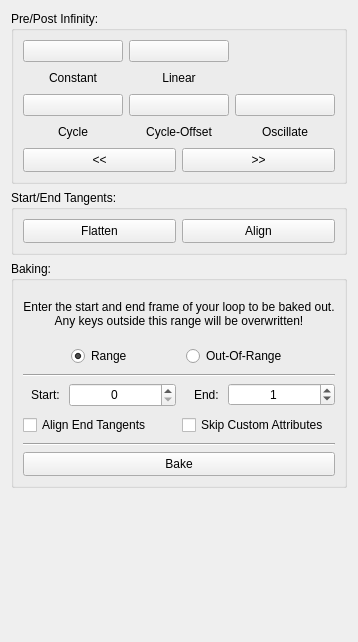
<?xml version="1.0" encoding="UTF-8"?>
<ui version="4.0">
 <class>QLoopTab</class>
 <widget class="QWidget" name="QLoopTab">
  <property name="geometry">
   <rect>
    <x>0</x>
    <y>0</y>
    <width>350</width>
    <height>642</height>
   </rect>
  </property>
  <property name="windowTitle">
   <string>Form</string>
  </property>
  <layout class="QVBoxLayout" name="verticalLayout">
   <item>
    <widget class="QGroupBox" name="infinityTypeGroupBox">
     <property name="title">
      <string>Pre/Post Infinity:</string>
     </property>
     <layout class="QGridLayout" name="gridLayout">
      <item row="2" column="0" colspan="3">
       <widget class="QWidget" name="infinityWidget" native="true">
        <layout class="QHBoxLayout" name="horizontalLayout_3">
         <property name="leftMargin">
          <number>0</number>
         </property>
         <property name="topMargin">
          <number>0</number>
         </property>
         <property name="rightMargin">
          <number>0</number>
         </property>
         <property name="bottomMargin">
          <number>0</number>
         </property>
         <item>
          <widget class="QPushButton" name="preInfinityPushButton">
           <property name="sizePolicy">
            <sizepolicy hsizetype="Expanding" vsizetype="Fixed">
             <horstretch>0</horstretch>
             <verstretch>0</verstretch>
            </sizepolicy>
           </property>
           <property name="minimumSize">
            <size>
             <width>0</width>
             <height>24</height>
            </size>
           </property>
           <property name="maximumSize">
            <size>
             <width>16777215</width>
             <height>24</height>
            </size>
           </property>
           <property name="focusPolicy">
            <enum>Qt::ClickFocus</enum>
           </property>
           <property name="toolTip">
            <string>Updates the pre-infinity type on the selected nodes.</string>
           </property>
           <property name="text">
            <string>&lt;&lt;</string>
           </property>
          </widget>
         </item>
         <item>
          <widget class="QPushButton" name="postInfinityPushButton">
           <property name="sizePolicy">
            <sizepolicy hsizetype="Expanding" vsizetype="Fixed">
             <horstretch>0</horstretch>
             <verstretch>0</verstretch>
            </sizepolicy>
           </property>
           <property name="minimumSize">
            <size>
             <width>0</width>
             <height>24</height>
            </size>
           </property>
           <property name="maximumSize">
            <size>
             <width>16777215</width>
             <height>24</height>
            </size>
           </property>
           <property name="focusPolicy">
            <enum>Qt::ClickFocus</enum>
           </property>
           <property name="toolTip">
            <string>Updates the post-infinity type on the selected nodes.</string>
           </property>
           <property name="text">
            <string>&gt;&gt;</string>
           </property>
          </widget>
         </item>
        </layout>
       </widget>
      </item>
      <item row="1" column="1">
       <widget class="QWidget" name="cycleOffsetWidget" native="true">
        <layout class="QVBoxLayout" name="verticalLayout_5">
         <property name="leftMargin">
          <number>0</number>
         </property>
         <property name="topMargin">
          <number>0</number>
         </property>
         <property name="rightMargin">
          <number>0</number>
         </property>
         <property name="bottomMargin">
          <number>0</number>
         </property>
         <item>
          <widget class="QPushButton" name="cycleOffsetPushButton">
           <property name="focusPolicy">
            <enum>Qt::ClickFocus</enum>
           </property>
           <property name="text">
            <string/>
           </property>
           <property name="icon">
            <iconset resource="../resources.qrc">
             <normaloff>:/ezposer/icons/ort_cycle_offset.png</normaloff>:/ezposer/icons/ort_cycle_offset.png</iconset>
           </property>
           <property name="iconSize">
            <size>
             <width>50</width>
             <height>31</height>
            </size>
           </property>
           <property name="checkable">
            <bool>true</bool>
           </property>
          </widget>
         </item>
         <item>
          <widget class="QLabel" name="cycleOffsetLabel">
           <property name="sizePolicy">
            <sizepolicy hsizetype="Preferred" vsizetype="Fixed">
             <horstretch>0</horstretch>
             <verstretch>0</verstretch>
            </sizepolicy>
           </property>
           <property name="minimumSize">
            <size>
             <width>0</width>
             <height>20</height>
            </size>
           </property>
           <property name="maximumSize">
            <size>
             <width>16777215</width>
             <height>20</height>
            </size>
           </property>
           <property name="text">
            <string>Cycle-Offset</string>
           </property>
           <property name="alignment">
            <set>Qt::AlignCenter</set>
           </property>
          </widget>
         </item>
        </layout>
       </widget>
      </item>
      <item row="1" column="2">
       <widget class="QWidget" name="oscillateWidget" native="true">
        <layout class="QVBoxLayout" name="verticalLayout_6">
         <property name="leftMargin">
          <number>0</number>
         </property>
         <property name="topMargin">
          <number>0</number>
         </property>
         <property name="rightMargin">
          <number>0</number>
         </property>
         <property name="bottomMargin">
          <number>0</number>
         </property>
         <item>
          <widget class="QPushButton" name="oscillatePushButton">
           <property name="focusPolicy">
            <enum>Qt::ClickFocus</enum>
           </property>
           <property name="text">
            <string/>
           </property>
           <property name="icon">
            <iconset resource="../resources.qrc">
             <normaloff>:/ezposer/icons/ort_oscilate.png</normaloff>:/ezposer/icons/ort_oscilate.png</iconset>
           </property>
           <property name="iconSize">
            <size>
             <width>50</width>
             <height>31</height>
            </size>
           </property>
           <property name="checkable">
            <bool>true</bool>
           </property>
          </widget>
         </item>
         <item>
          <widget class="QLabel" name="oscillateLabel">
           <property name="sizePolicy">
            <sizepolicy hsizetype="Preferred" vsizetype="Fixed">
             <horstretch>0</horstretch>
             <verstretch>0</verstretch>
            </sizepolicy>
           </property>
           <property name="minimumSize">
            <size>
             <width>0</width>
             <height>20</height>
            </size>
           </property>
           <property name="maximumSize">
            <size>
             <width>16777215</width>
             <height>20</height>
            </size>
           </property>
           <property name="text">
            <string>Oscillate</string>
           </property>
           <property name="alignment">
            <set>Qt::AlignCenter</set>
           </property>
          </widget>
         </item>
        </layout>
       </widget>
      </item>
      <item row="1" column="0">
       <widget class="QWidget" name="cycleWidget" native="true">
        <layout class="QVBoxLayout" name="verticalLayout_4">
         <property name="leftMargin">
          <number>0</number>
         </property>
         <property name="topMargin">
          <number>0</number>
         </property>
         <property name="rightMargin">
          <number>0</number>
         </property>
         <property name="bottomMargin">
          <number>0</number>
         </property>
         <item>
          <widget class="QPushButton" name="cyclePushButton">
           <property name="focusPolicy">
            <enum>Qt::ClickFocus</enum>
           </property>
           <property name="text">
            <string/>
           </property>
           <property name="icon">
            <iconset resource="../resources.qrc">
             <normaloff>:/ezposer/icons/ort_cycle.png</normaloff>:/ezposer/icons/ort_cycle.png</iconset>
           </property>
           <property name="iconSize">
            <size>
             <width>50</width>
             <height>31</height>
            </size>
           </property>
           <property name="checkable">
            <bool>true</bool>
           </property>
           <property name="checked">
            <bool>false</bool>
           </property>
          </widget>
         </item>
         <item>
          <widget class="QLabel" name="cycleLabel">
           <property name="sizePolicy">
            <sizepolicy hsizetype="Preferred" vsizetype="Fixed">
             <horstretch>0</horstretch>
             <verstretch>0</verstretch>
            </sizepolicy>
           </property>
           <property name="minimumSize">
            <size>
             <width>0</width>
             <height>20</height>
            </size>
           </property>
           <property name="maximumSize">
            <size>
             <width>16777215</width>
             <height>20</height>
            </size>
           </property>
           <property name="text">
            <string>Cycle</string>
           </property>
           <property name="alignment">
            <set>Qt::AlignCenter</set>
           </property>
          </widget>
         </item>
        </layout>
       </widget>
      </item>
      <item row="0" column="2">
       <widget class="QWidget" name="placeholderWidget" native="true"/>
      </item>
      <item row="0" column="0">
       <widget class="QWidget" name="constantWidget" native="true">
        <layout class="QVBoxLayout" name="verticalLayout_2">
         <property name="leftMargin">
          <number>0</number>
         </property>
         <property name="topMargin">
          <number>0</number>
         </property>
         <property name="rightMargin">
          <number>0</number>
         </property>
         <property name="bottomMargin">
          <number>0</number>
         </property>
         <item>
          <widget class="QPushButton" name="constantPushButton">
           <property name="focusPolicy">
            <enum>Qt::ClickFocus</enum>
           </property>
           <property name="text">
            <string/>
           </property>
           <property name="icon">
            <iconset resource="../resources.qrc">
             <normaloff>:/ezposer/icons/ort_constant.png</normaloff>:/ezposer/icons/ort_constant.png</iconset>
           </property>
           <property name="iconSize">
            <size>
             <width>50</width>
             <height>31</height>
            </size>
           </property>
           <property name="checkable">
            <bool>true</bool>
           </property>
           <property name="checked">
            <bool>false</bool>
           </property>
           <property name="flat">
            <bool>false</bool>
           </property>
          </widget>
         </item>
         <item>
          <widget class="QLabel" name="constantLabel">
           <property name="sizePolicy">
            <sizepolicy hsizetype="Preferred" vsizetype="Fixed">
             <horstretch>0</horstretch>
             <verstretch>0</verstretch>
            </sizepolicy>
           </property>
           <property name="minimumSize">
            <size>
             <width>0</width>
             <height>20</height>
            </size>
           </property>
           <property name="maximumSize">
            <size>
             <width>16777215</width>
             <height>20</height>
            </size>
           </property>
           <property name="text">
            <string>Constant</string>
           </property>
           <property name="alignment">
            <set>Qt::AlignCenter</set>
           </property>
          </widget>
         </item>
        </layout>
       </widget>
      </item>
      <item row="0" column="1">
       <widget class="QWidget" name="linearWidget" native="true">
        <layout class="QVBoxLayout" name="verticalLayout_3">
         <property name="leftMargin">
          <number>0</number>
         </property>
         <property name="topMargin">
          <number>0</number>
         </property>
         <property name="rightMargin">
          <number>0</number>
         </property>
         <property name="bottomMargin">
          <number>0</number>
         </property>
         <item>
          <widget class="QPushButton" name="linearPushButton">
           <property name="focusPolicy">
            <enum>Qt::ClickFocus</enum>
           </property>
           <property name="text">
            <string/>
           </property>
           <property name="icon">
            <iconset resource="../resources.qrc">
             <normaloff>:/ezposer/icons/ort_linear.png</normaloff>:/ezposer/icons/ort_linear.png</iconset>
           </property>
           <property name="iconSize">
            <size>
             <width>50</width>
             <height>31</height>
            </size>
           </property>
           <property name="checkable">
            <bool>true</bool>
           </property>
          </widget>
         </item>
         <item>
          <widget class="QLabel" name="linearLabel">
           <property name="sizePolicy">
            <sizepolicy hsizetype="Preferred" vsizetype="Fixed">
             <horstretch>0</horstretch>
             <verstretch>0</verstretch>
            </sizepolicy>
           </property>
           <property name="minimumSize">
            <size>
             <width>0</width>
             <height>20</height>
            </size>
           </property>
           <property name="maximumSize">
            <size>
             <width>16777215</width>
             <height>20</height>
            </size>
           </property>
           <property name="text">
            <string>Linear</string>
           </property>
           <property name="alignment">
            <set>Qt::AlignCenter</set>
           </property>
          </widget>
         </item>
        </layout>
       </widget>
      </item>
     </layout>
    </widget>
   </item>
   <item>
    <widget class="QGroupBox" name="tangentsGroupBox">
     <property name="title">
      <string>Start/End Tangents:</string>
     </property>
     <layout class="QHBoxLayout" name="horizontalLayout_4">
      <item>
       <widget class="QPushButton" name="flattenTangentsPushButton">
        <property name="sizePolicy">
         <sizepolicy hsizetype="Expanding" vsizetype="Fixed">
          <horstretch>0</horstretch>
          <verstretch>0</verstretch>
         </sizepolicy>
        </property>
        <property name="minimumSize">
         <size>
          <width>0</width>
          <height>24</height>
         </size>
        </property>
        <property name="maximumSize">
         <size>
          <width>16777215</width>
          <height>24</height>
         </size>
        </property>
        <property name="focusPolicy">
         <enum>Qt::ClickFocus</enum>
        </property>
        <property name="toolTip">
         <string>Sets the start and end tangent types to auto.</string>
        </property>
        <property name="text">
         <string>Flatten</string>
        </property>
       </widget>
      </item>
      <item>
       <widget class="QPushButton" name="alignTangentsPushButton">
        <property name="sizePolicy">
         <sizepolicy hsizetype="Expanding" vsizetype="Fixed">
          <horstretch>0</horstretch>
          <verstretch>0</verstretch>
         </sizepolicy>
        </property>
        <property name="minimumSize">
         <size>
          <width>0</width>
          <height>24</height>
         </size>
        </property>
        <property name="maximumSize">
         <size>
          <width>16777215</width>
          <height>24</height>
         </size>
        </property>
        <property name="focusPolicy">
         <enum>Qt::ClickFocus</enum>
        </property>
        <property name="toolTip">
         <string>Copies the start tangent and pastes it onto the end tangent.</string>
        </property>
        <property name="text">
         <string>Align</string>
        </property>
       </widget>
      </item>
     </layout>
    </widget>
   </item>
   <item>
    <widget class="QGroupBox" name="bakeGroupBox">
     <property name="title">
      <string>Baking:</string>
     </property>
     <layout class="QGridLayout" name="gridLayout_2">
      <item row="6" column="1" colspan="2">
       <widget class="Line" name="line">
        <property name="orientation">
         <enum>Qt::Horizontal</enum>
        </property>
       </widget>
      </item>
      <item row="5" column="1">
       <widget class="QCheckBox" name="alignEndTangentsCheckBox">
        <property name="sizePolicy">
         <sizepolicy hsizetype="Expanding" vsizetype="Fixed">
          <horstretch>0</horstretch>
          <verstretch>0</verstretch>
         </sizepolicy>
        </property>
        <property name="minimumSize">
         <size>
          <width>0</width>
          <height>24</height>
         </size>
        </property>
        <property name="maximumSize">
         <size>
          <width>16777215</width>
          <height>24</height>
         </size>
        </property>
        <property name="toolTip">
         <string>Replaces the last keyframe with the first.</string>
        </property>
        <property name="layoutDirection">
         <enum>Qt::LeftToRight</enum>
        </property>
        <property name="text">
         <string>Align End Tangents</string>
        </property>
       </widget>
      </item>
      <item row="2" column="1" colspan="2">
       <widget class="Line" name="line_3">
        <property name="orientation">
         <enum>Qt::Horizontal</enum>
        </property>
       </widget>
      </item>
      <item row="5" column="2">
       <widget class="QCheckBox" name="skipCustomAttributesCheckBox">
        <property name="sizePolicy">
         <sizepolicy hsizetype="Expanding" vsizetype="Fixed">
          <horstretch>0</horstretch>
          <verstretch>0</verstretch>
         </sizepolicy>
        </property>
        <property name="minimumSize">
         <size>
          <width>0</width>
          <height>24</height>
         </size>
        </property>
        <property name="maximumSize">
         <size>
          <width>16777215</width>
          <height>24</height>
         </size>
        </property>
        <property name="toolTip">
         <string>Ignores any custom attributes when baking.</string>
        </property>
        <property name="text">
         <string>Skip Custom Attributes</string>
        </property>
       </widget>
      </item>
      <item row="1" column="1" colspan="2">
       <widget class="QWidget" name="bakeTypeWidget" native="true">
        <property name="sizePolicy">
         <sizepolicy hsizetype="Expanding" vsizetype="Fixed">
          <horstretch>0</horstretch>
          <verstretch>0</verstretch>
         </sizepolicy>
        </property>
        <property name="minimumSize">
         <size>
          <width>0</width>
          <height>24</height>
         </size>
        </property>
        <property name="maximumSize">
         <size>
          <width>16777215</width>
          <height>24</height>
         </size>
        </property>
        <layout class="QHBoxLayout" name="horizontalLayout_5">
         <property name="leftMargin">
          <number>0</number>
         </property>
         <property name="topMargin">
          <number>0</number>
         </property>
         <property name="rightMargin">
          <number>0</number>
         </property>
         <property name="bottomMargin">
          <number>0</number>
         </property>
         <item>
          <spacer name="horizontalSpacer">
           <property name="orientation">
            <enum>Qt::Horizontal</enum>
           </property>
           <property name="sizeHint" stdset="0">
            <size>
             <width>40</width>
             <height>20</height>
            </size>
           </property>
          </spacer>
         </item>
         <item>
          <widget class="QRadioButton" name="bakeRangeRadioButton">
           <property name="sizePolicy">
            <sizepolicy hsizetype="Expanding" vsizetype="Preferred">
             <horstretch>0</horstretch>
             <verstretch>0</verstretch>
            </sizepolicy>
           </property>
           <property name="text">
            <string>Range</string>
           </property>
           <property name="checked">
            <bool>true</bool>
           </property>
          </widget>
         </item>
         <item>
          <spacer name="horizontalSpacer_3">
           <property name="orientation">
            <enum>Qt::Horizontal</enum>
           </property>
           <property name="sizeHint" stdset="0">
            <size>
             <width>40</width>
             <height>20</height>
            </size>
           </property>
          </spacer>
         </item>
         <item>
          <widget class="QRadioButton" name="bakeOutOfRangeRadioButton">
           <property name="sizePolicy">
            <sizepolicy hsizetype="Expanding" vsizetype="Preferred">
             <horstretch>0</horstretch>
             <verstretch>0</verstretch>
            </sizepolicy>
           </property>
           <property name="text">
            <string>Out-Of-Range</string>
           </property>
          </widget>
         </item>
         <item>
          <spacer name="horizontalSpacer_2">
           <property name="orientation">
            <enum>Qt::Horizontal</enum>
           </property>
           <property name="sizeHint" stdset="0">
            <size>
             <width>40</width>
             <height>20</height>
            </size>
           </property>
          </spacer>
         </item>
        </layout>
       </widget>
      </item>
      <item row="4" column="1">
       <widget class="QWidget" name="startTimeWidget" native="true">
        <property name="sizePolicy">
         <sizepolicy hsizetype="Expanding" vsizetype="Fixed">
          <horstretch>0</horstretch>
          <verstretch>0</verstretch>
         </sizepolicy>
        </property>
        <property name="minimumSize">
         <size>
          <width>0</width>
          <height>24</height>
         </size>
        </property>
        <property name="maximumSize">
         <size>
          <width>16777215</width>
          <height>24</height>
         </size>
        </property>
        <layout class="QHBoxLayout" name="horizontalLayout">
         <property name="leftMargin">
          <number>0</number>
         </property>
         <property name="topMargin">
          <number>0</number>
         </property>
         <property name="rightMargin">
          <number>0</number>
         </property>
         <property name="bottomMargin">
          <number>0</number>
         </property>
         <item>
          <widget class="QLabel" name="startTimeLabel">
           <property name="sizePolicy">
            <sizepolicy hsizetype="Fixed" vsizetype="Preferred">
             <horstretch>0</horstretch>
             <verstretch>0</verstretch>
            </sizepolicy>
           </property>
           <property name="minimumSize">
            <size>
             <width>40</width>
             <height>0</height>
            </size>
           </property>
           <property name="maximumSize">
            <size>
             <width>40</width>
             <height>16777215</height>
            </size>
           </property>
           <property name="text">
            <string>Start: </string>
           </property>
           <property name="alignment">
            <set>Qt::AlignRight|Qt::AlignTrailing|Qt::AlignVCenter</set>
           </property>
          </widget>
         </item>
         <item>
          <widget class="QTimeSpinBox" name="startTimeSpinBox">
           <property name="enabled">
            <bool>true</bool>
           </property>
           <property name="sizePolicy">
            <sizepolicy hsizetype="Expanding" vsizetype="Preferred">
             <horstretch>0</horstretch>
             <verstretch>0</verstretch>
            </sizepolicy>
           </property>
           <property name="focusPolicy">
            <enum>Qt::StrongFocus</enum>
           </property>
           <property name="toolTip">
            <string>Specifies the start frame to bake from.</string>
           </property>
           <property name="alignment">
            <set>Qt::AlignCenter</set>
           </property>
           <property name="prefix">
            <string/>
           </property>
           <property name="maximum">
            <number>9999</number>
           </property>
           <property name="value">
            <number>0</number>
           </property>
          </widget>
         </item>
        </layout>
       </widget>
      </item>
      <item row="0" column="1" colspan="2">
       <widget class="QLabel" name="bakeLabel">
        <property name="sizePolicy">
         <sizepolicy hsizetype="Expanding" vsizetype="Fixed">
          <horstretch>0</horstretch>
          <verstretch>0</verstretch>
         </sizepolicy>
        </property>
        <property name="minimumSize">
         <size>
          <width>0</width>
          <height>48</height>
         </size>
        </property>
        <property name="maximumSize">
         <size>
          <width>16777215</width>
          <height>48</height>
         </size>
        </property>
        <property name="frameShape">
         <enum>QFrame::NoFrame</enum>
        </property>
        <property name="text">
         <string>Enter the start and end frame of your loop to be baked out.
Any keys outside this range will be overwritten!</string>
        </property>
        <property name="alignment">
         <set>Qt::AlignCenter</set>
        </property>
        <property name="wordWrap">
         <bool>false</bool>
        </property>
       </widget>
      </item>
      <item row="4" column="2">
       <widget class="QWidget" name="endTimeWidget" native="true">
        <property name="sizePolicy">
         <sizepolicy hsizetype="Expanding" vsizetype="Fixed">
          <horstretch>0</horstretch>
          <verstretch>0</verstretch>
         </sizepolicy>
        </property>
        <property name="minimumSize">
         <size>
          <width>0</width>
          <height>24</height>
         </size>
        </property>
        <property name="maximumSize">
         <size>
          <width>16777215</width>
          <height>24</height>
         </size>
        </property>
        <layout class="QHBoxLayout" name="horizontalLayout_2">
         <property name="leftMargin">
          <number>0</number>
         </property>
         <property name="topMargin">
          <number>0</number>
         </property>
         <property name="rightMargin">
          <number>0</number>
         </property>
         <property name="bottomMargin">
          <number>0</number>
         </property>
         <item>
          <widget class="QLabel" name="endTimeLabel">
           <property name="sizePolicy">
            <sizepolicy hsizetype="Fixed" vsizetype="Preferred">
             <horstretch>0</horstretch>
             <verstretch>0</verstretch>
            </sizepolicy>
           </property>
           <property name="minimumSize">
            <size>
             <width>40</width>
             <height>0</height>
            </size>
           </property>
           <property name="maximumSize">
            <size>
             <width>40</width>
             <height>16777215</height>
            </size>
           </property>
           <property name="text">
            <string>End: </string>
           </property>
           <property name="alignment">
            <set>Qt::AlignRight|Qt::AlignTrailing|Qt::AlignVCenter</set>
           </property>
          </widget>
         </item>
         <item>
          <widget class="QTimeSpinBox" name="endTimeSpinBox">
           <property name="enabled">
            <bool>true</bool>
           </property>
           <property name="sizePolicy">
            <sizepolicy hsizetype="Preferred" vsizetype="Fixed">
             <horstretch>0</horstretch>
             <verstretch>0</verstretch>
            </sizepolicy>
           </property>
           <property name="focusPolicy">
            <enum>Qt::StrongFocus</enum>
           </property>
           <property name="toolTip">
            <string>Specifies the end frame to bake to.</string>
           </property>
           <property name="alignment">
            <set>Qt::AlignCenter</set>
           </property>
           <property name="prefix">
            <string/>
           </property>
           <property name="minimum">
            <number>-9999</number>
           </property>
           <property name="maximum">
            <number>9999</number>
           </property>
           <property name="value">
            <number>1</number>
           </property>
          </widget>
         </item>
        </layout>
       </widget>
      </item>
      <item row="7" column="1" colspan="2">
       <widget class="QPushButton" name="bakePushButton">
        <property name="sizePolicy">
         <sizepolicy hsizetype="Expanding" vsizetype="Fixed">
          <horstretch>0</horstretch>
          <verstretch>0</verstretch>
         </sizepolicy>
        </property>
        <property name="minimumSize">
         <size>
          <width>0</width>
          <height>24</height>
         </size>
        </property>
        <property name="maximumSize">
         <size>
          <width>16777215</width>
          <height>24</height>
         </size>
        </property>
        <property name="focusPolicy">
         <enum>Qt::ClickFocus</enum>
        </property>
        <property name="toolTip">
         <string>Bakes the pre and post infinity curves down to the current animation range.</string>
        </property>
        <property name="text">
         <string>Bake</string>
        </property>
       </widget>
      </item>
     </layout>
    </widget>
   </item>
   <item>
    <spacer name="verticalSpacer">
     <property name="orientation">
      <enum>Qt::Vertical</enum>
     </property>
     <property name="sizeHint" stdset="0">
      <size>
       <width>20</width>
       <height>40</height>
      </size>
     </property>
    </spacer>
   </item>
  </layout>
 </widget>
 <customwidgets>
  <customwidget>
   <class>QTimeSpinBox</class>
   <extends>QSpinBox</extends>
   <header>dcc/ui/qtimespinbox.h</header>
  </customwidget>
 </customwidgets>
 <resources>
  <include location="../resources.qrc"/>
 </resources>
 <connections/>
</ui>
